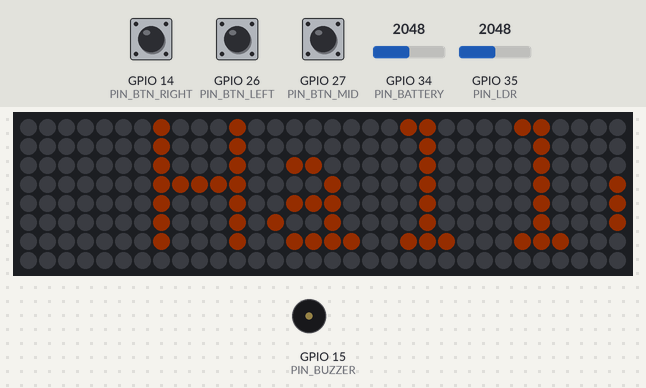
The program below on a simulated ESP32. On the bench: 32×8 RGB LED matrix (first LED top left, wired row by row), buzzer (waves = sounding). The test bench sets the inputs (shaded band); at power-on: GPIO 27 (PIN_BTN_MID) HIGH, GPIO 26 (PIN_BTN_LEFT) HIGH, GPIO 14 (PIN_BTN_RIGHT) HIGH, GPIO 34 (PIN_BATTERY) = 2048, GPIO 35 (PIN_LDR) = 2048. Dim RGB values are drawn brighter than linear.

Above: at 1.26 s.
1.3 s: GPIO 27 (PIN_BTN_MID) pulled LOW for 0.15 s
At 1.38 s:
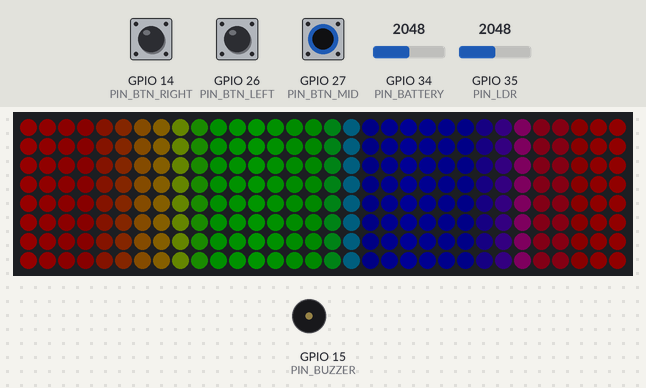
2.0 s: GPIO 26 (PIN_BTN_LEFT) pulled LOW for 0.15 s
At 2.01 s:
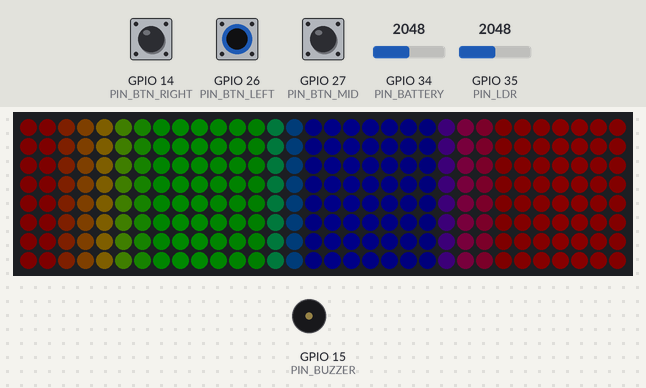
2.7 s: GPIO 26 (PIN_BTN_LEFT) pulled LOW for 1 s
At 3.4 s:
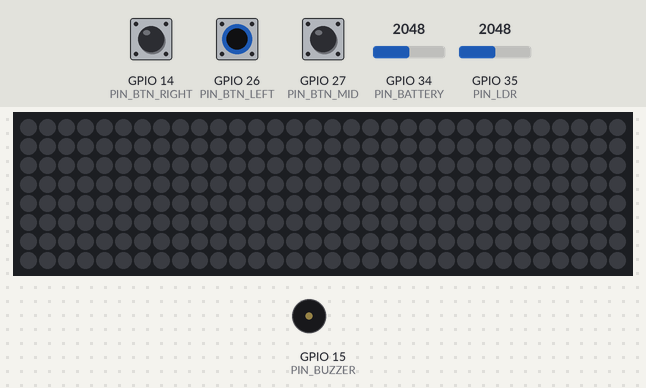
5.2 s: GPIO 27 (PIN_BTN_MID) pulled LOW for 1 s
At 5.9 s:
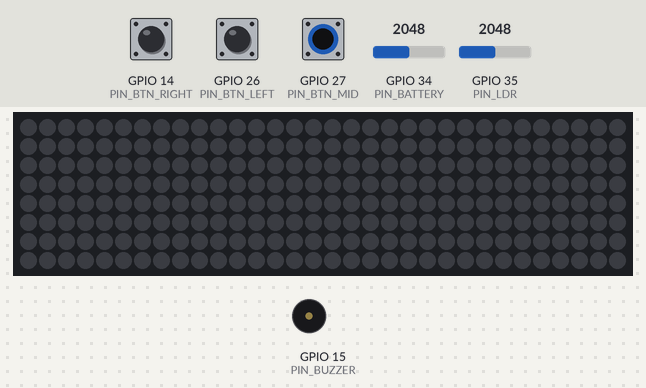
7.7 s: GPIO 14 (PIN_BTN_RIGHT) pulled LOW for 0.15 s
At 8.7 s:
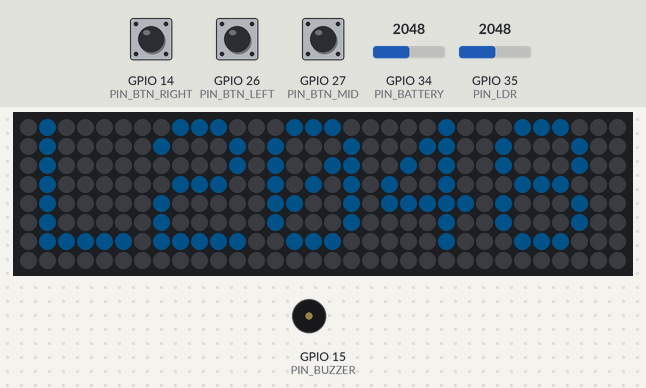
10.8 s: GPIO 27 (PIN_BTN_MID) pulled LOW for 0.15 s
At 10.87 s:
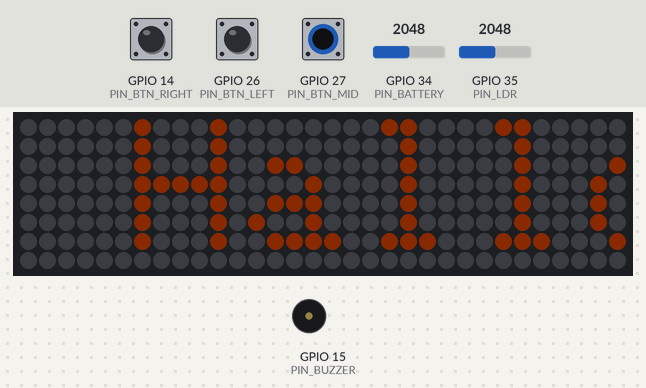
Timing chart, 0 to 12.5 s (numbered marks = the images above; inputs shaded):
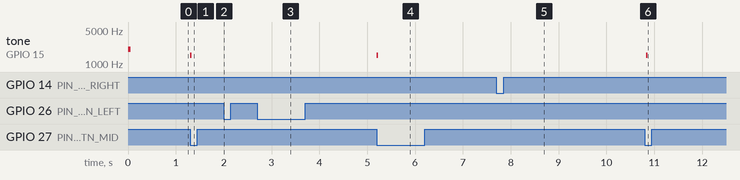

The program:

main.cpp
```cpp
// (licence header left out)
#include <Arduino.h>
#include <Adafruit_GFX.h>
#include <FastLED.h>
#include <FastLED_NeoMatrix.h>

constexpr uint8_t PIN_MATRIX = 32;
constexpr uint8_t PIN_BUZZER = 15;
constexpr uint8_t PIN_LDR = 35;
constexpr uint8_t PIN_BATTERY = 34;
constexpr uint8_t PIN_BTN_LEFT = 26;
constexpr uint8_t PIN_BTN_MID = 27;
constexpr uint8_t PIN_BTN_RIGHT = 14;

constexpr uint8_t WIDTH = 32;
constexpr uint8_t HEIGHT = 8;

CRGB leds[WIDTH * HEIGHT];
// Rows are wired as a serpentine: even rows left to right, odd rows right to left.
FastLED_NeoMatrix matrix(leds, WIDTH, HEIGHT,
                         NEO_MATRIX_TOP + NEO_MATRIX_LEFT + NEO_MATRIX_ROWS + NEO_MATRIX_ZIGZAG);

enum class Mode : uint8_t { Text, Rainbow, Sensors, Count };
Mode mode = Mode::Text;

const char *message = "Hallo fambach.net!";
int16_t scrollX = WIDTH;
uint8_t hue = 0;
uint8_t brightness = 20;

struct Button {
  uint8_t pin;
  bool last;
  explicit Button(uint8_t p) : pin(p), last(true) {}
  bool pressed() {
    bool now = digitalRead(pin);
    bool fell = last && !now;
    last = now;
    return fell;
  }
};
Button btnLeft(PIN_BTN_LEFT), btnMid(PIN_BTN_MID), btnRight(PIN_BTN_RIGHT);

void beep(uint16_t freq, uint16_t ms) {
  tone(PIN_BUZZER, freq, ms);
  delay(ms);
  noTone(PIN_BUZZER);
  // Floating pin makes the buzzer whine.
  pinMode(PIN_BUZZER, INPUT_PULLDOWN);
}

void drawText() {
  matrix.fillScreen(0);
  matrix.setTextColor(matrix.Color(255, 160, 0));
  matrix.setCursor(scrollX, 0);
  matrix.print(message);
  int16_t textWidth = strlen(message) * 6;
  if (--scrollX < -textWidth) scrollX = WIDTH;
}

void drawRainbow() {
  for (uint8_t x = 0; x < WIDTH; x++) {
    CRGB c = CHSV(hue + x * 8, 255, 255);
    for (uint8_t y = 0; y < HEIGHT; y++) matrix.drawPixel(x, y, matrix.Color(c.r, c.g, c.b));
  }
  hue += 2;
}

void drawSensors() {
  matrix.fillScreen(0);
  matrix.setTextColor(matrix.Color(0, 200, 255));
  matrix.setCursor(1, 0);
  // Raw ADC values; calibration is up to you.
  if ((millis() / 2000) % 2 == 0) {
    matrix.print("L");
    matrix.print(analogRead(PIN_LDR));
  } else {
    matrix.print("B");
    matrix.print(analogRead(PIN_BATTERY));
  }
}

void setup() {
  Serial.begin(115200);
  pinMode(PIN_BTN_LEFT, INPUT_PULLUP);
  pinMode(PIN_BTN_MID, INPUT_PULLUP);
  pinMode(PIN_BTN_RIGHT, INPUT_PULLUP);
  pinMode(PIN_BUZZER, INPUT_PULLDOWN);

  FastLED.addLeds<WS2812B, PIN_MATRIX, GRB>(leds, WIDTH * HEIGHT);
  matrix.begin();
  matrix.setTextWrap(false);
  matrix.setBrightness(brightness);
  beep(2000, 60);
}

void loop() {
  if (btnLeft.pressed() && brightness > 5) brightness -= 10;
  if (btnRight.pressed() && brightness < 200) brightness += 10;
  if (btnMid.pressed()) {
    mode = static_cast<Mode>((static_cast<uint8_t>(mode) + 1) % static_cast<uint8_t>(Mode::Count));
    beep(1500, 30);
  }
  matrix.setBrightness(brightness);

  switch (mode) {
    case Mode::Text: drawText(); break;
    case Mode::Rainbow: drawRainbow(); break;
    case Mode::Sensors: drawSensors(); break;
    default: break;
  }
  matrix.show();
  delay(40);
}
```

Measured:
- after the input at 1.3 s, tone on GPIO 15 (PIN_BUZZER): silent → 1500 Hz at once, → silent 0.03 s later; the LEDs: first change at once (image 1 shows a later state)
- after the input at 2.0 s, the LEDs: change at once (image 2)
- after the input at 2.7 s, the LEDs: change at once (image 3)
- after the input at 5.2 s, tone on GPIO 15 (PIN_BUZZER): silent → 1500 Hz at once, → silent 0.03 s later
- after the input at 7.7 s, the LEDs: first change at once (image 5 shows a later state)
- after the input at 10.8 s, tone on GPIO 15 (PIN_BUZZER): silent → 1500 Hz at once, → silent 0.03 s later; the LEDs: change after 0.07 s (image 6)
- what the display in image 5 shows lasts 2.0 s, from 8.0 s to 10.0 s
